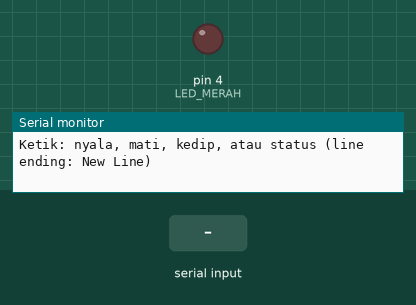
Recording of a sketch running on a simulated Arduino Uno, built with avr-gcc and run on an emulated ATmega328P. Parts: output pins drawn as LEDs (lit = HIGH), the last lines printed to the serial monitor. Dashed ring = blinking. The inputs (shaded band) are chosen by the test bench.

Above: at 1.2 s.
1.3 s: "kedip\n" received over Serial
At 1.45 s:
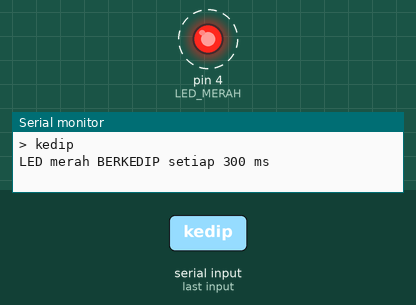
4.3 s: "nyala\n" received over Serial
At 5.3 s:
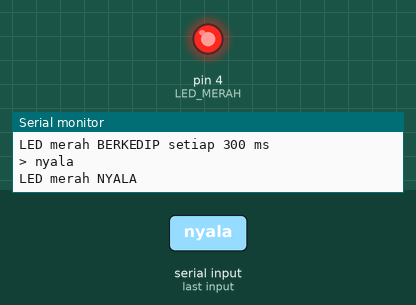
5.8 s: "mati\n" received over Serial
At 6.5 s:
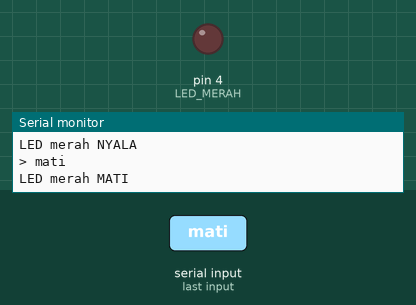
Timing chart, 0 to 8.8 s (numbered marks = the images above; inputs shaded):
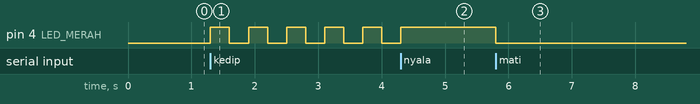

Measured:
- after the input at 1.3 s, pin 4 (LED_MERAH): alternates HIGH for 0.30 s and LOW for 0.30 s, starting at once
- after the input at 4.3 s, pin 4 (LED_MERAH): goes on until 4.3 s, then stays HIGH
- after the input at 5.8 s, pin 4 (LED_MERAH): HIGH → LOW at once

The sketch:

p6_perintah_serial.ino
```cpp
/*
 * BAB 16 - Program 6: Perintah Serial Tanpa Menunggu
 * Ketik perintah di Serial Monitor (line ending: New Line):
 *   nyala  → LED merah menyala
 *   mati   → LED merah mati
 *   kedip  → LED merah berkedip setiap 300 ms
 *   status → tampilkan mode, keadaan LED, dan lama program berjalan
 *
 * Rangkaian: LED1 (merah) → IO4
 */

#define LED_MERAH 4

const unsigned long INTERVAL_KEDIP = 300;  // ms
const unsigned int PANJANG_MAKS = 20;      // batas panjang satu perintah

String penampung = "";  // karakter yang sudah tiba, menunggu akhir baris
bool modeKedip = false;
bool merahNyala = false;
unsigned long waktuKedipLalu = 0;

void aturLed(bool nyala) {
  merahNyala = nyala;
  digitalWrite(LED_MERAH, nyala ? HIGH : LOW);
}

void prosesPerintah(String perintah) {
  perintah.trim();                      // buang spasi di awal dan akhir
  perintah.toLowerCase();               // "NYALA" dianggap sama dengan "nyala"
  if (perintah.length() == 0) return;   // baris kosong: abaikan

  Serial.print("> ");
  Serial.println(perintah);

  if (perintah == "nyala") {
    modeKedip = false;
    aturLed(true);
    Serial.println("LED merah NYALA");
  } else if (perintah == "mati") {
    modeKedip = false;
    aturLed(false);
    Serial.println("LED merah MATI");
  } else if (perintah == "kedip") {
    modeKedip = true;
    Serial.println("LED merah BERKEDIP setiap 300 ms");
  } else if (perintah == "status") {
    Serial.print("Mode: ");
    Serial.print(modeKedip ? "kedip" : "tetap");
    Serial.print(" | LED: ");
    Serial.print(merahNyala ? "NYALA" : "MATI");
    Serial.print(" | Program berjalan: ");
    Serial.print(millis() / 1000);
    Serial.println(" detik");
  } else {
    Serial.println("Perintah tidak dikenal. Pilihan: nyala, mati, kedip, status");
  }
}

void setup() {
  Serial.begin(115200);
  pinMode(LED_MERAH, OUTPUT);
  aturLed(false);
  penampung.reserve(PANJANG_MAKS);  // siapkan memori sekali di awal

  Serial.println("BAB 16 - Program 6: Perintah Serial Tanpa Menunggu");
  Serial.println("Ketik: nyala, mati, kedip, atau status (line ending: New Line)");
}

void loop() {
  // Tugas 1: ambil karakter yang SUDAH tiba saja, tanpa menunggu karakter berikutnya
  while (Serial.available() > 0) {
    char c = Serial.read();
    if (c == '\n' || c == '\r') {      // akhir baris → perintah lengkap
      prosesPerintah(penampung);
      penampung = "";
    } else if (penampung.length() < PANJANG_MAKS) {
      penampung += c;                  // tambahkan karakter ke penampung
    }
  }

  // Tugas 2: mode kedip, memakai pola blink without delay
  unsigned long sekarang = millis();
  if (modeKedip && sekarang - waktuKedipLalu >= INTERVAL_KEDIP) {
    waktuKedipLalu = sekarang;
    aturLed(!merahNyala);
  }
}
```
